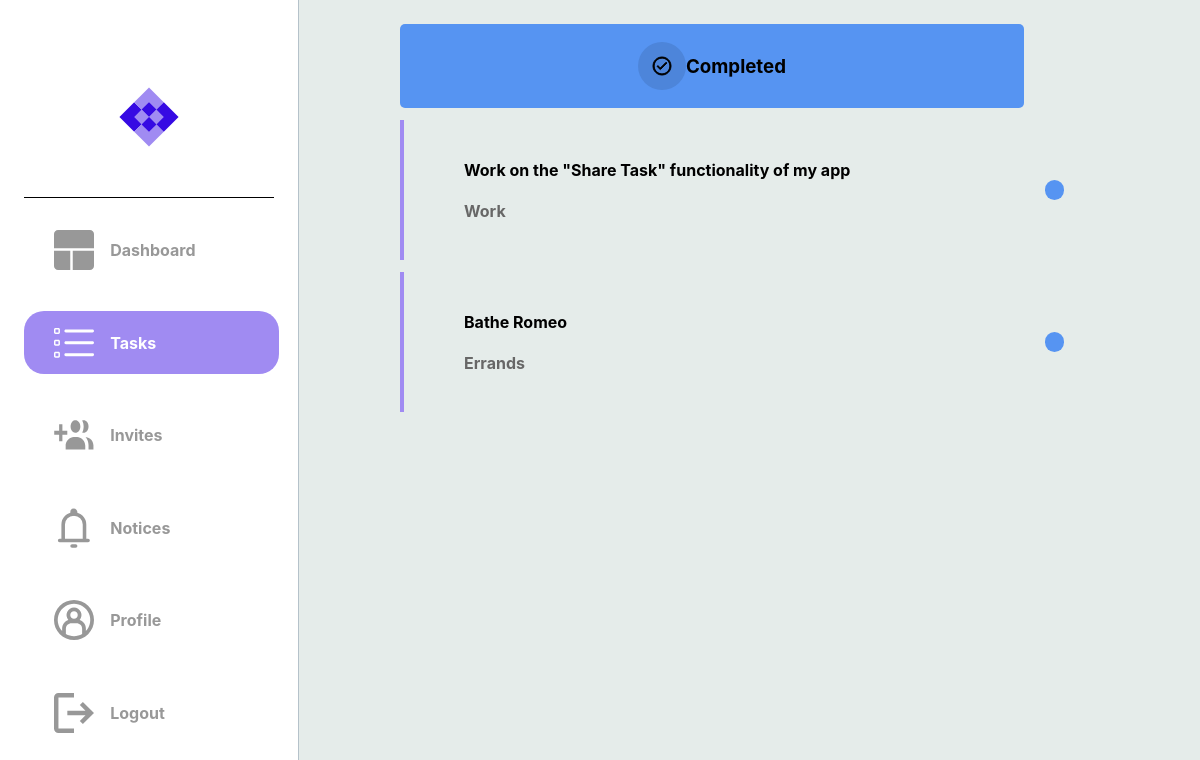
/completed_tasks (signed in), run on an earlier commit of the app's database.
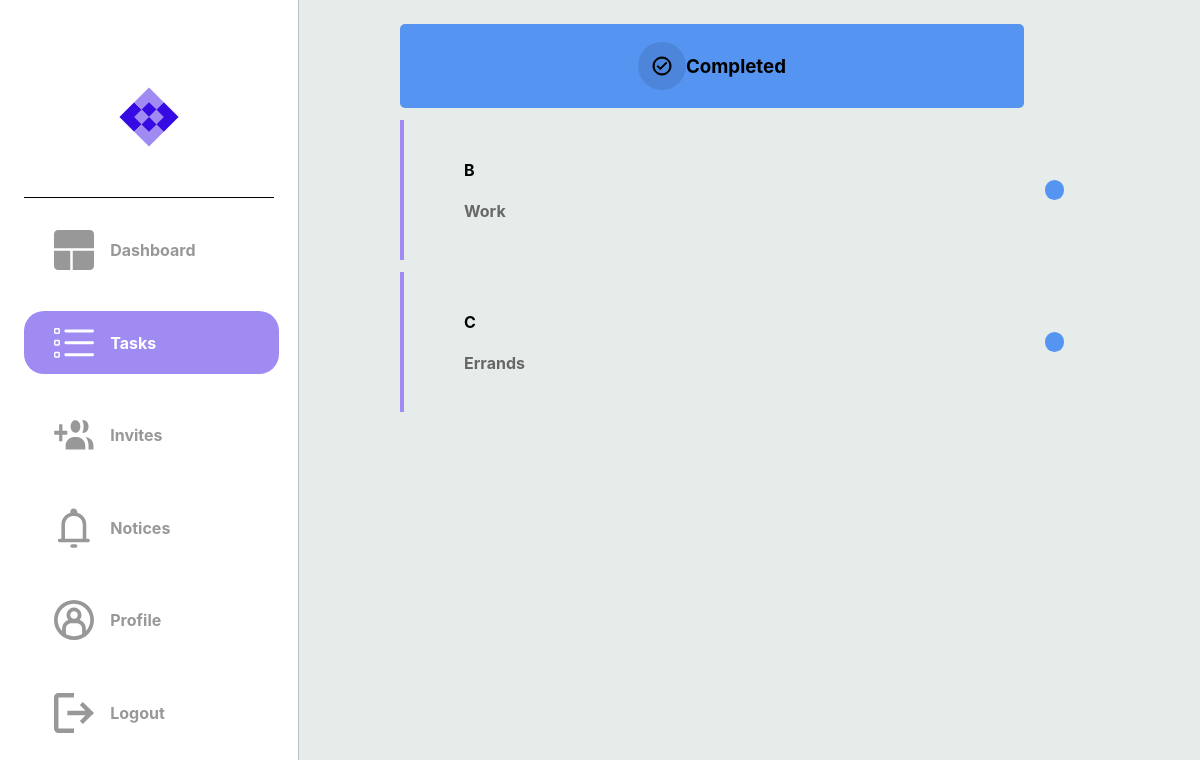
And on a later commit of the database.
### dotask/models.py (models this page shows)
class Task(db.Model):
    __tablename__ = "task"
    id = db.Column(db.Integer, primary_key=True)
    title = db.Column(db.String(100), nullable=False)
    description = db.Column(db.String(400), nullable=False)
    due_date = db.Column(db.Date, nullable=False)
    status = db.Column(Enum(TaskStatus))
    tag = db.Column(Enum(TaskTag))
    users = relationship('User', secondary=user_task,
    backref='tasks')

### dotask/routes.py (the view)
@app.route("/completed_tasks")
@login_required
def hello_completed_tasks():
    try:
        tasks = current_user.tasks
        if tasks:
            return render_template("completed_tasks.html", tasks=tasks)
        else:
            return render_template("completed_tasks.html")
    except:
        return render_template("completed_tasks.html")

### dotask/routes.py (called while the page is built)
@app.after_request
def after_request(response):
    response.headers["Cache-Control"] = "no-cache, no-store, must-revalidate"
    return response

@login_manager.user_loader
def load_user(user_id):
    return User.query.get(user_id)

### dotask/templates/completed_tasks.html (shortened to what this page needs)
{% extends "layout.html" %}
{% block head %}
    <link rel="stylesheet" {% block css_tab_colour %} href="../static/css/tasks.css" {% endblock %}/>
{% endblock %}
{% block categories %}
    <div class="cate-container-2">
        <img src="../static/svg/completed.svg">
        <h3>Completed</h3>
    </div>
{% endblock categories %}
{% block task_image_colour %}
    <a class="a2" href="{{ url_for('hello_tasks') }}">
    <div id="logos">
        <img class="imgs" src="../static/svg/tasks_active.svg">
        <h4 class="sidebar-text">Tasks</h4>
    </div>
    </a>
{% endblock task_image_colour %}
{% block tasks %}
        {% if tasks %}
            {% for task in tasks %}
                {% if task.status.name == 'Completed' %}
                    <a href="{{ url_for('hello_each_task', task_id=task['id']) }}">
                        <div class="message-box">
                            <div class="message">
                                <h4> {{ task['title'] }} </h4>
                                <h4 style="color: #676767;"> {{ task.tag.name }} </h4>
                            </div>
                            <div class="message-dot {% if task.status.name == 'In_Progress' %}progress-task
                                {% elif task.status.name == 'Completed' %}completed-task
                                {% elif task.status.name == 'Cancelled' %}cancelled-task
                                {% else %}unknown-task
                                {% endif %}">
                            </div>
                        </div>
                    </a>
                {% endif %}
            {% endfor %}
            {% else %}
                <div class="message-box">
                    <div class="message">
                        <h2>No Tasks Yet</h2>
                    </div>
                </div>
        {% endif %}
    {% endblock tasks %}

What changed in the data, as far as the page shows it:
no longer on this page (row edited): Task: title "Work on the \"Share Task\" functionality of my app", tag.name "Work"
removed Task: title "Bathe Romeo", tag.name "Errands"
now on this page (row edited): Task: title "B", tag.name "Work"
now on this page (row edited): Task: title "C", tag.name "Errands"
